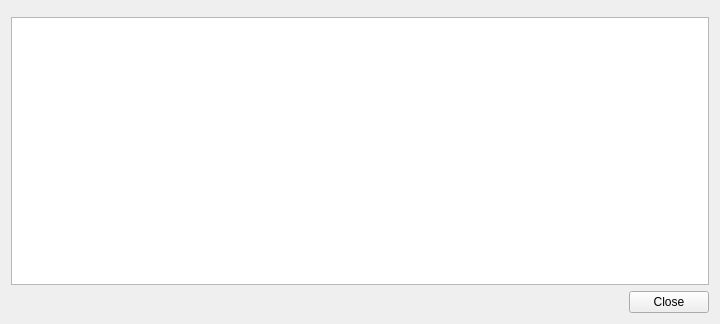
<?xml version="1.0" encoding="UTF-8"?>
<ui version="4.0">
 <class>EdDictDialog</class>
 <widget class="QWidget" name="EdDictDialog">
  <property name="geometry">
   <rect>
    <x>0</x>
    <y>0</y>
    <width>720</width>
    <height>324</height>
   </rect>
  </property>
  <property name="windowTitle">
   <string>Dialog</string>
  </property>
  <layout class="QGridLayout" name="gridLayout">
   <item row="0" column="0">
    <layout class="QVBoxLayout" name="verticalLayout">
     <item>
      <widget class="QDialogButtonBox" name="addEditRemoveButtonBox">
       <property name="standardButtons">
        <set>QDialogButtonBox::NoButton</set>
       </property>
       <property name="centerButtons">
        <bool>false</bool>
       </property>
      </widget>
     </item>
     <item>
      <widget class="QTableWidget" name="tableWidget"/>
     </item>
     <item>
      <widget class="QDialogButtonBox" name="closeButtonBox">
       <property name="standardButtons">
        <set>QDialogButtonBox::Close</set>
       </property>
      </widget>
     </item>
    </layout>
   </item>
  </layout>
 </widget>
 <resources/>
 <connections/>
</ui>
